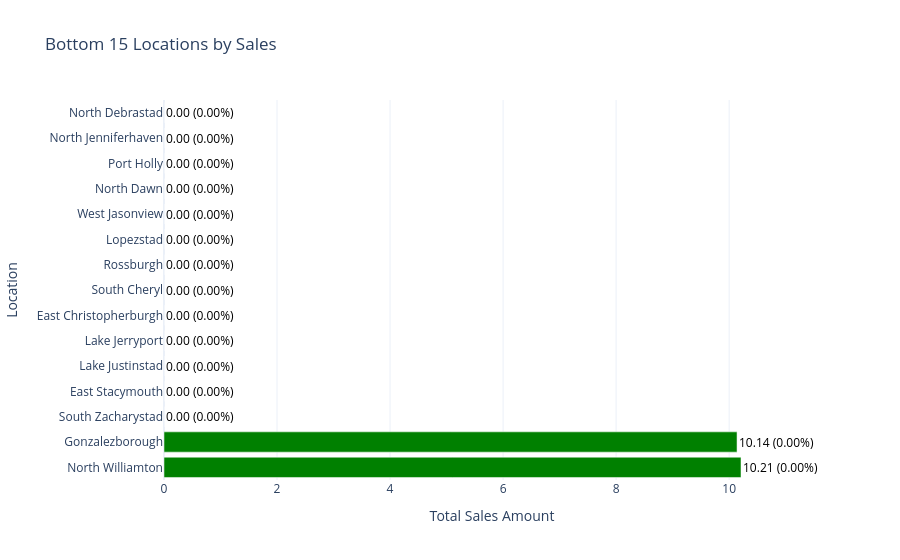

This figure's notebook cell:
### Markdown cell above
Description:
Why was this visualization created?
The visualization was created to provide an overview of the total amount spent across various locations, focusing on the top 10 locations and their contribution to the overall total amount of 875,237.46. It aims to highlight patterns in spending and the relative contribution of the leading locations compared to others.

What question does it address?
The visualization addresses the question: "Which are the top 10 locations by sales, and how do they compare to the remaining locations?"

Data Used: 
Variables: Location, sum of Amount from unique TransactionID

Visualization Type:
A bar chart or horizontal bar chart showcasing total amounts per region. The visualization allows easy comparison across all regions.

Key Observations:
1. The top 10 locations contributing to the total sales are:
East Elizabeth: 4020.43
West David: 3872.82
Williamshaven: 3053.56
Port Austin: 2841.52
Kimberlyview: 2746.24
Millerville: 2692.96
Davidhaven: 2666.39
Ronaldton: 2649.06
New James: 2626.81
North Francesland: 2586.42
The total amount from these top 10 locations is 28,194.93.

2. Percentage Contribution of Top 10 Locations:
The percentage contribution of these top 10 locations to the overall total (875,237.46) is approximately 3.22%.
Remaining Locations: The sum of the amounts from the remaining 1,077 locations makes up about 96.78% of the total amount, which is significantly larger.

Insights:
1. Top 10 Locations: The top 10 locations contribute a small fraction (around 3.22%) to the overall total amount. While the individual amounts are relatively high, they are overshadowed by the volume of contributions from the other locations.
2. Impact of Other Locations: The remaining 1,077 locations, despite having smaller amounts individually, contribute the majority (96.78%) of the total amount. This suggests a more evenly distributed spending pattern across the broader set of locations.
3. Comparative Analysis: This could highlight the differences in spending behavior across regions, with a few key locations driving higher spending, while the majority contribute smaller amounts. The analysis of the "long tail" of locations may provide additional insights into regional preferences or economic behavior.

### Code cell
# Load the dataset
df = pd.read_csv('/Users/fritzcabalhin/Desktop/2. Machine Learning/Codes/final cleaned/final_combined_dataset.csv')

# Group by TransactionID and remove duplicates
df_unique_transactions = df.drop_duplicates(subset='TransactionID')

# Aggregate sales by Location (sum of Amount for each Location)
sales_by_location = df_unique_transactions.groupby('Location')['Amount'].sum().reset_index()

# Sort locations by sales in ascending order and select the bottom 10
bottom_10_locations = sales_by_location.sort_values(by='Amount', ascending=True).head(15)

# Calculate the total sales across all locations
total_sales = sales_by_location['Amount'].sum()

# Calculate the percentage of total sales for each location
bottom_10_locations['Percentage'] = (bottom_10_locations['Amount'] / total_sales) * 100

# Create a horizontal bar chart with Plotly
fig = px.bar(
    bottom_10_locations,
    x='Amount',
    y='Location',
    orientation='h',
    color_discrete_sequence=['green'],  # Set bar color to green
    title='Bottom 15 Locations by Sales',
    labels={'Amount': 'Total Sales Amount', 'Location': 'Location'}
)

# Add annotations for each bar (Amount and Percentage)
for i, row in bottom_10_locations.iterrows():
    fig.add_annotation(
        x=row['Amount'],  # Position of the annotation
        y=row['Location'],  # Corresponding y-axis location
        text=f"{row['Amount']:.2f} ({row['Percentage']:.2f}%)",  # Display Amount and Percentage
        showarrow=False,
        xanchor='left',
        font=dict(color='black')
    )

# Adjust layout for readability
fig.update_layout(
    xaxis_title='Total Sales Amount',
    yaxis_title='Location',
    yaxis=dict(autorange='reversed'),  # Reverse y-axis for a proper horizontal bar order
    template='plotly_white'
)

# Display the plot
fig.show()

### Figure 1 — Plotly figure (JSON) as saved in the notebook; plotly's stock layout.template omitted (floating-point values rounded to 4 significant figures)
{"data": [{"alignmentgroup": "True", "hovertemplate": "Total Sales Amount=%{x}<br>Location=%{y}<extra></extra>", "legendgroup": "", "marker": {"color": "green", "pattern": {"shape": ""}}, "name": "", "offsetgroup": "", "orientation": "h", "showlegend": false, "textposition": "auto", "type": "bar", "x": [0, 0, 0, 0, 0, 0, 0, 0, 0, 0, 0, 0, 0, 10.14, 10.21], "xaxis": "x", "y": ["North Debrastad", "North Jenniferhaven", "Port Holly", "North Dawn", "West Jasonview", "Lopezstad", "Rossburgh", "South Cheryl", "East Christopherburgh", "Lake Jerryport", "Lake Justinstad", "East Stacymouth", "South Zacharystad", "Gonzalezborough", "North Williamton"], "yaxis": "y"}], "layout": {"annotations": [{"font": {"color": "black"}, "showarrow": false, "text": "0.00 (0.00%)", "x": 0, "xanchor": "left", "y": "North Debrastad"}, {"font": {"color": "black"}, "showarrow": false, "text": "0.00 (0.00%)", "x": 0, "xanchor": "left", "y": "North Jenniferhaven"}, {"font": {"color": "black"}, "showarrow": false, "text": "0.00 (0.00%)", "x": 0, "xanchor": "left", "y": "Port Holly"}, {"font": {"color": "black"}, "showarrow": false, "text": "0.00 (0.00%)", "x": 0, "xanchor": "left", "y": "North Dawn"}, {"font": {"color": "black"}, "showarrow": false, "text": "0.00 (0.00%)", "x": 0, "xanchor": "left", "y": "West Jasonview"}, {"font": {"color": "black"}, "showarrow": false, "text": "0.00 (0.00%)", "x": 0, "xanchor": "left", "y": "Lopezstad"}, {"font": {"color": "black"}, "showarrow": false, "text": "0.00 (0.00%)", "x": 0, "xanchor": "left", "y": "Rossburgh"}, {"font": {"color": "black"}, "showarrow": false, "text": "0.00 (0.00%)", "x": 0, "xanchor": "left", "y": "South Cheryl"}, {"font": {"color": "black"}, "showarrow": false, "text": "0.00 (0.00%)", "x": 0, "xanchor": "left", "y": "East Christopherburgh"}, {"font": {"color": "black"}, "showarrow": false, "text": "0.00 (0.00%)", "x": 0, "xanchor": "left", "y": "Lake Jerryport"}, {"font": {"color": "black"}, "showarrow": false, "text": "0.00 (0.00%)", "x": 0, "xanchor": "left", "y": "Lake Justinstad"}, {"font": {"color": "black"}, "showarrow": false, "text": "0.00 (0.00%)", "x": 0, "xanchor": "left", "y": "East Stacymouth"}, {"font": {"color": "black"}, "showarrow": false, "text": "0.00 (0.00%)", "x": 0, "xanchor": "left", "y": "South Zacharystad"}, {"font": {"color": "black"}, "showarrow": false, "text": "10.14 (0.00%)", "x": 10.14, "xanchor": "left", "y": "Gonzalezborough"}, {"font": {"color": "black"}, "showarrow": false, "text": "10.21 (0.00%)", "x": 10.21, "xanchor": "left", "y": "North Williamton"}], "autosize": true, "barmode": "relative", "legend": {"tracegroupgap": 0}, "title": {"text": "Bottom 15 Locations by Sales"}, "xaxis": {"anchor": "y", "autorange": true, "domain": [0, 1], "range": [0, 12.93], "title": {"text": "Total Sales Amount"}, "type": "linear"}, "yaxis": {"anchor": "x", "autorange": true, "domain": [0, 1], "range": [14.83, -0.8261], "title": {"text": "Location"}, "type": "category"}}}
